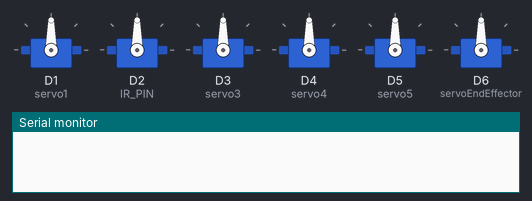
A sketch run on a simulated ESP8266 (NodeMCU). On the bench: 6 × servo, the last lines printed to the serial monitor. WiFi joins after 1.5 s; servers stay silent unless stated.

Above: at 0.1 s.
At 2.1 s:
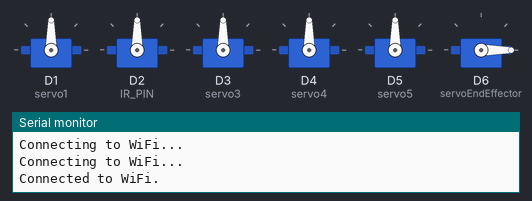
Timing chart, 0 to 3.6 s (numbered marks = the images above):
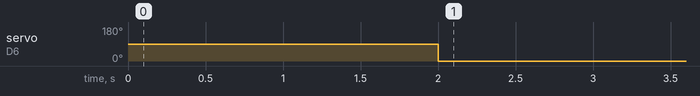

The sketch:

ESP8266_outputs.ino
```cpp
#include <ESP8266WiFi.h>
#include <Servo.h>

const char* ssid = "";
const char* password = "";
WiFiServer server(8080);

Servo servo1, servo2, servo3, servo4, servo5, servoEndEffector;

#define IR_PIN D2

void setup() {
  Serial.begin(115200);
  WiFi.begin(ssid, password);

  servo1.attach(D1);
  servo2.attach(D2);
  servo3.attach(D3);
  servo4.attach(D4);
  servo5.attach(D5);
  servoEndEffector.attach(D6);

  pinMode(IR_PIN, INPUT);

  while (WiFi.status() != WL_CONNECTED) {
    delay(1000);
    Serial.println("Connecting to WiFi...");
  }
  Serial.println("Connected to WiFi.");

  server.begin();
}

void loop() {
  WiFiClient client = server.available();
  if (client) {
    while (client.connected() && client.available()) {
      String data = client.readStringUntil('\n');
      Serial.println("Received Data: " + data);

      float accelX = data.substring(0, data.indexOf(',')).toFloat();
      data = data.substring(data.indexOf(',') + 1);
      float accelY = data.substring(0, data.indexOf(',')).toFloat();
      float accelZ = data.substring(data.indexOf(',') + 1).toFloat();

      int angle1 = map(accelX, -10, 10, 0, 180);
      int angle2 = map(accelY, -10, 10, 0, 180);
      int angle3 = map(accelZ, -10, 10, 0, 180);

      servo1.write(angle1);
      servo2.write(angle2);
      servo3.write(angle3);
    }
    client.stop();
  }

  if (digitalRead(IR_PIN) == LOW) {
    servoEndEffector.write(0);
  } else {
    servoEndEffector.write(90);
  }

  delay(100);
}
```

Measured:
- by itself, servo on D6 (servoEndEffector): 90° → 0° at 2.0 s
